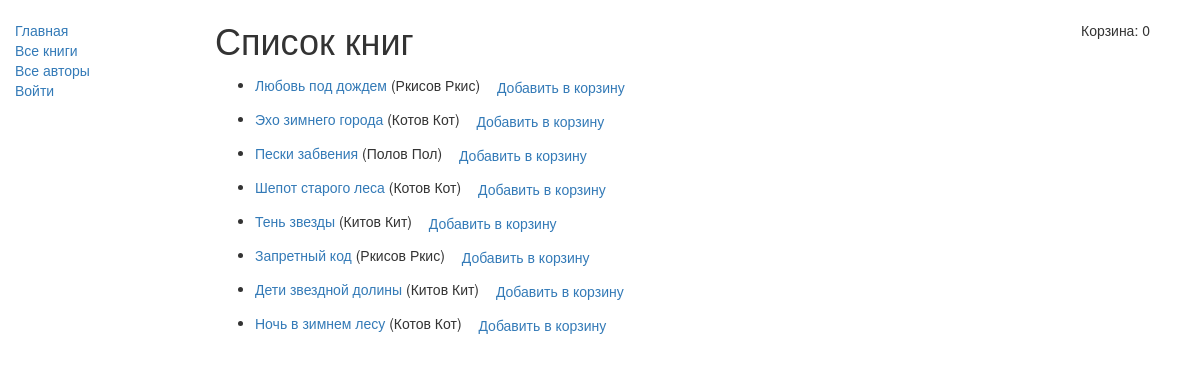
/catalog/books/, run on the app's committed database.
### catalog/models.py (models this page shows, shortened)
class Book(models.Model):
    title = models.CharField(max_length=200)
    author = models.ForeignKey('Author', on_delete=models.SET_NULL, null=True)
    summary = models.TextField(max_length=1000, help_text='Enter a brief description of the book')
    isbn = models.CharField('ISBN',
                            max_length=13,
                            help_text='13 Character <a href="https://www.isbn-international.org/content/what-isbn">ISBN number</a>')
    genre = models.ManyToManyField(Genre, help_text='Select a genre for this book')
    language = models.ForeignKey('Language', on_delete=models.SET_NULL, null=True)
    def get_absolute_url(self):
        return reverse('book-detail', args=[str(self.id)])
    def display_genre(self):
        return ', '.join([ genre.name for genre in self.genre.all()[:3] ])
    display_genre.short_description = 'Genre'

class Author(models.Model):
    first_name = models.CharField(max_length=100)
    last_name = models.CharField(max_length=100)
    date_of_birth = models.DateField(null=True, blank=True)
    date_of_death = models.DateField('Died', null=True, blank=True)
    def __str__(self):
        return f'{self.last_name} {self.first_name}'
    class Meta:
        ordering = ['last_name']

### catalog/views.py (the view)
# urls.py: path('books/', views.BookListView.as_view(), name='books'),
class BookListView(generic.ListView):
    model = Book
    paginate_by = 10
    template_name = 'catalog/book_list.html'
    def get_queryset(self):
        cart = self.request.session.get('cart', [])
        cart_ids = [int(book_id) for book_id in cart]
        return Book.objects.exclude(id__in=cart_ids)

### catalog/templates/catalog/book_list.html (shortened to what this page needs)
{% extends "base_generic.html" %}
{% load static %}
{% block content %}
    <h1>Список книг</h1>
    <p style="position: absolute;top: 20px;right: 50px;">Корзина: {{ request.session.cart|length }}</p>
    {% if book_list %}
    <ul>
        {% for book in book_list %}
            <li>
                <a href="{{ book.get_absolute_url }}">
                    {{ book.title }}
                </a>
                ({{ book.author }})
                <form action="{% url 'add_to_cart' book.id %}" method="post" style="display: inline">
                    <button type="submit" class="btn btn-link">Добавить в корзину</button>
                </form>
            </li>
        {% endfor %}
    </ul>
    {% else %}
        <p>There are no books in the library.</p>
    {% endif %}
{% endblock %}

### catalog/templates/base_generic.html (shortened to what this page needs)
<!DOCTYPE html>
{% load static %}
<html lang="en">
<head>
     <link
      rel="stylesheet"
      href="https://maxcdn.bootstrapcdn.com/bootstrap/3.3.7/css/bootstrap.min.css" />
    {% load static %}
    <link rel="stylesheet" href="{% static 'css/styles.css' %}">
</head>
<body>
<div class="container-fluid">
    <div class="row">
        <div class="col-sm-2">
            {% block sidebar %}
                <ul class="sidebar-nav">
                    <li><a href="{% url 'index' %}">Главная</a></li>
                    <li><a href="{% url 'books' %}">Все книги</a></li>
                    <li><a href="{% url 'author' %}">Все авторы</a></li>
                    {% if user.is_authenticated %}
                        <li>Пользователь: {{ user.get_username }}</li>
                        <li><a href="{% url 'my-borrowed' %}">Мои заимствования</a></li>
                        <li>
                            <form action="{% url 'logout' %}" method="post">
                               {% csrf_token %}
                                <button type="submit">Выйти</button>
                            </form>
                        </li>
                    {% else %}
                        <li><a href="{% url 'login' %}?next={{request.path}}">Войти</a></li>
                    {% endif %}
                </ul>
            <br>
            {% endblock %}
        </div>
        <div class="col-sm-10">
            {% block content %}{% endblock %}
        </div>
    </div>
</div>
</body>
</html>

### catalog/static/css/styles.css (style rules this page uses)
.sidebar-nav { margin-top: 20px; padding: 0; list-style: none; }

### data on the page
Book: title "Любовь под дождем", author "Ркисов Ркис"
Book: title "Эхо зимнего города", author "Котов Кот"
Book: title "Пески забвения", author "Полов Пол"
Book: title "Шепот старого леса", author "Котов Кот"
Book: title "Тень звезды", author "Китов Кит"
Book: title "Запретный код", author "Ркисов Ркис"
Book: title "Дети звездной долины", author "Китов Кит"
Book: title "Ночь в зимнем лесу", author "Котов Кот"

### other printed values
{{ request.session.cart|length }} "0"
